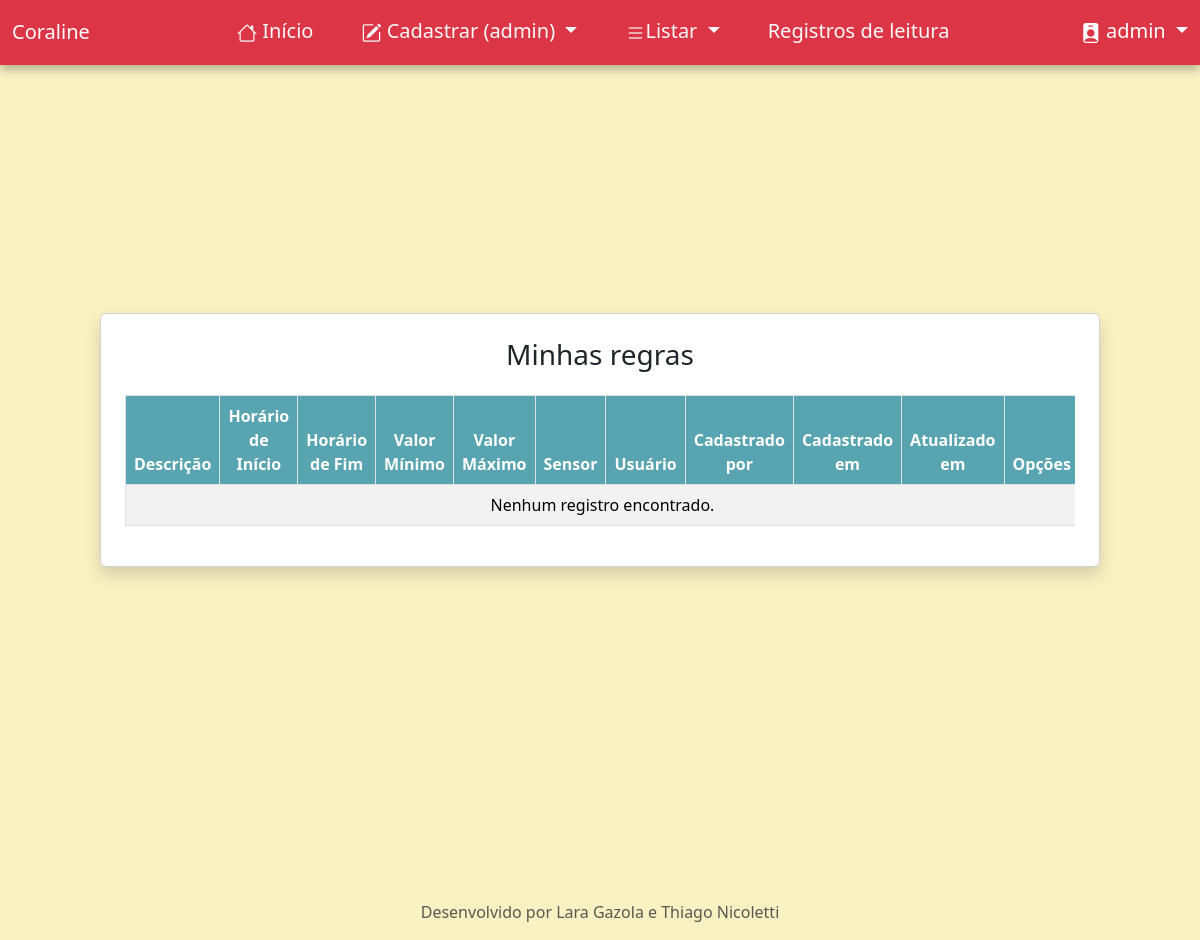
Before: /listar/regra/ (signed in) with the older database file.
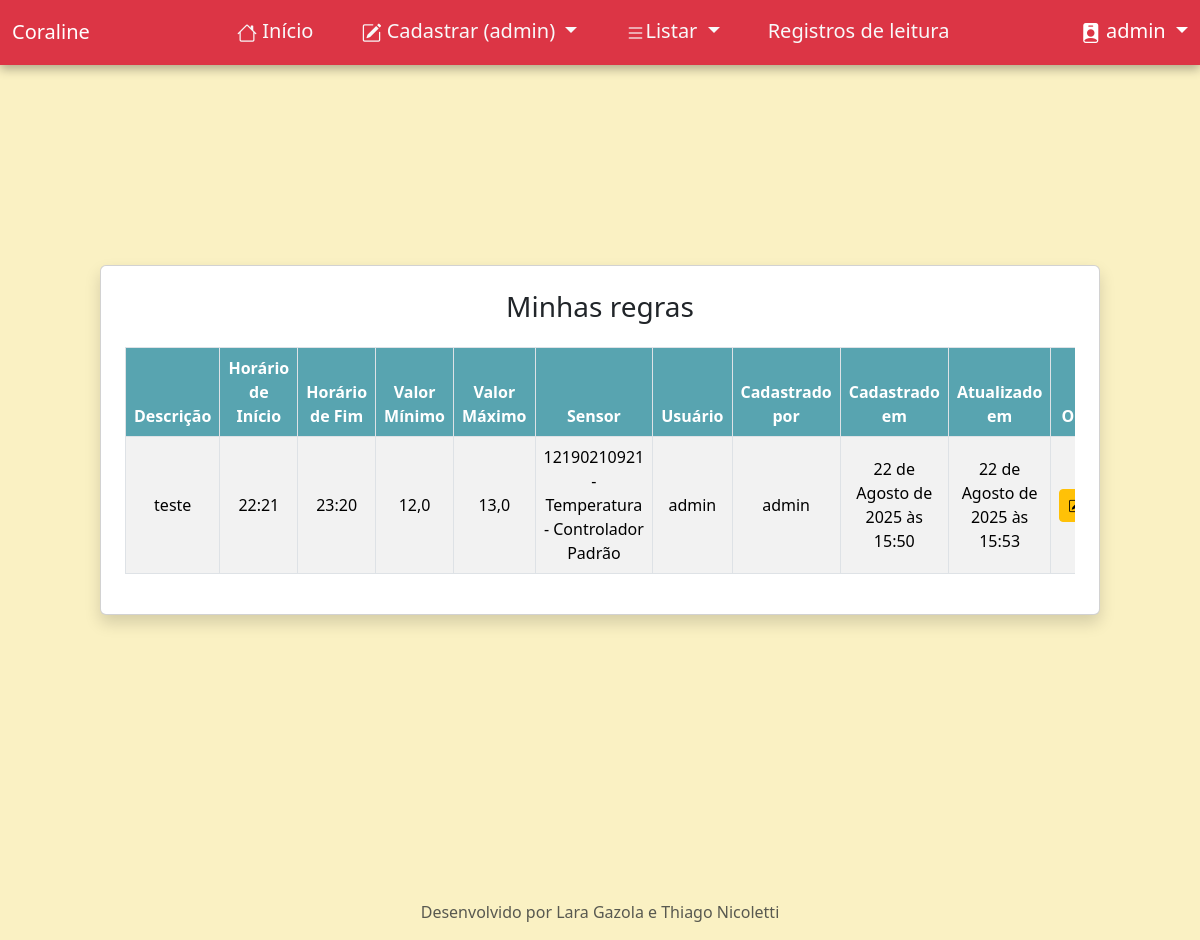
After: the same page with the newer database file.
### paginasweb/models.py (models this page shows, shortened)
class Regra(models.Model):
    descricao = models.CharField(max_length=255, verbose_name="Descrição")
    horario_inicio = models.TimeField(verbose_name="Horário de Início")
    horario_fim = models.TimeField(verbose_name="Horário de Fim")
    valor_minimo = models.FloatField(verbose_name="Valor Mínimo")
    valor_maximo = models.FloatField(verbose_name="Valor Máximo")
    sensor = models.ForeignKey(Sensor, on_delete=models.CASCADE, null=True)
    usuario = models.ForeignKey(User, on_delete=models.CASCADE)
    cadastrado_por = models.ForeignKey(User, on_delete=models.CASCADE, related_name='regras')
    cadastrado_em = models.DateTimeField(auto_now_add=True)
    atualizado_em = models.DateTimeField(auto_now=True)
    class Meta:
        ordering = ['descricao', 'sensor', 'cadastrado_em']

class Sensor(models.Model):
    numero_serial = models.CharField(max_length=255, verbose_name="Número Serial")
    descricao = models.CharField(max_length=255, verbose_name="Descrição")
    tipo_sensor = models.CharField(max_length=30, choices=TIPO_SENSOR, default="1")
    controlador = models.ForeignKey(Controlador, on_delete=models.CASCADE)
    cadastrado_por = models.ForeignKey(User, on_delete=models.CASCADE, related_name='sensores')
    cadastrado_em = models.DateTimeField(auto_now_add=True)
    atualizado_em = models.DateTimeField(auto_now=True)
    def __str__(self):
        return f"{self.numero_serial} - {self.descricao} - {self.controlador.nome}"
    class Meta:
        ordering = ['descricao', 'cadastrado_em']

class Controlador(models.Model):
    nome = models.CharField(max_length=255, verbose_name="Nome", default="Controlador Padrão")
    descricao = models.CharField(max_length=255, verbose_name="Descrição")
    usuario = models.ForeignKey(User, on_delete=models.PROTECT)
    cadastrado_por = models.ForeignKey(User, on_delete=models.CASCADE, related_name='controladores')
    cadastrado_em = models.DateTimeField(auto_now_add=True)
    atualizado_em = models.DateTimeField(auto_now=True)
    class Meta:
        ordering = ['nome', 'cadastrado_em']

### paginasweb/views.py (the view)
# urls.py: path("listar/regra/", RegraList.as_view(), name="listar-regra"),
class RegraList(GroupRequiredMixin, SuccessMessageMixin, LoginRequiredMixin, ListView):
    group_required = [u"Administrador", u"Usuário"]
    model = Regra
    template_name = 'paginasweb/regra.html'
    def get_queryset(self):
        queryset = Regra.objects.all()
        return queryset.filter(usuario=self.request.user)
    def get_context_data(self, **kwargs):
        context = super().get_context_data(**kwargs)
        if self.request.user.groups.filter(name='Administrador').exists():
            regras = Regra.objects.all()
            regras = regras.exclude(usuario=self.request.user)
            context['todas_regras'] = regras
        return context

### paginasweb/views.py (called while the page is built)
    def get_context_data(self, **kwargs):
        context = super().get_context_data(**kwargs)
        if self.request.user.groups.filter(name='Administrador').exists():
            context['sou_admin'] = True
        return context

### paginasweb/templates/paginasweb/regra.html (shortened to what this page needs)
{% extends "paginasweb/bootstrap.html" %}
{% load static %}
{% block conteudo %}
<div class="d-flex justify-content-center align-items-center flex-column min-vh-100 p-4" style="margin-top: -2rem; margin-bottom: 2rem;">
  <div class="card p-4 shadow mb-4" style="width: 100%; max-width: 1000px;">
    <h3 class="text-center mb-4">Minhas regras</h3>
    <div class="table-responsive">
      <table class="table table-striped table-hover table-bordered align-middle text-center">
        <thead>
          <tr>
            <th style="background-color: #58a4b0; color: white;">Descrição</th>
            <th style="background-color: #58a4b0; color: white;">Horário de Início</th>
            <th style="background-color: #58a4b0; color: white;">Horário de Fim</th>
            <th style="background-color: #58a4b0; color: white;">Valor Mínimo</th>
            <th style="background-color: #58a4b0; color: white;">Valor Máximo</th>
            <th style="background-color: #58a4b0; color: white;">Sensor</th>
            <th style="background-color: #58a4b0; color: white;">Usuário</th>
            <th style="background-color: #58a4b0; color: white;">Cadastrado por</th>
            <th style="background-color: #58a4b0; color: white;">Cadastrado em</th>
            <th style="background-color: #58a4b0; color: white;">Atualizado em</th>
            <th style="background-color: #58a4b0; color: white;">Opções</th>
          </tr>
        </thead>
        <tbody>
          {% for obj in object_list %}
          <tr>
            <td>{{ obj.descricao }}</td>
            <td>{{ obj.horario_inicio }}</td>
            <td>{{ obj.horario_fim }}</td>
            <td>{{ obj.valor_minimo }}</td>
            <td>{{ obj.valor_maximo }}</td>
            <td>{{ obj.sensor }}</td>
            <td>{{ obj.usuario }}</td>
            <td>{{ obj.cadastrado_por }}</td>
            <td>{{ obj.cadastrado_em }}</td>
            <td>{{ obj.atualizado_em }}</td>
            <td>
              <div class="btn-group">
                <a href="{% url "editar-regra" obj.pk %}" class="btn btn-sm btn-warning"><i class="bi bi-pencil-square"></i></a>
              </div>
            </td>
          </tr>
          {% empty %}
          <tr>
            <td colspan="11">Nenhum registro encontrado.</td>
          </tr>
          {% endfor %}
        </tbody>
      </table>
    </div>
  </div>
{% endblock %}

### paginasweb/templates/paginasweb/bootstrap.html (shortened to what this page needs)
{% load static %}
<!DOCTYPE html>
<html lang="pt-br" class="h-100" data-bs-theme="auto">
<head>
    <link href="https://cdn.jsdelivr.net/npm/bootstrap@5.3.7/dist/css/bootstrap.min.css" rel="stylesheet">
    <link href="{% static "css/bootstrap_meu.css" %}" rel="stylesheet">
    <link rel="stylesheet" href="https://cdn.jsdelivr.net/npm/bootstrap-icons@1.11.3/font/bootstrap-icons.css">
</head>
<body class="d-flex flex-column h-100 bg-amarelinho">
    <header>
        <nav class="navbar navbar-expand-md navbar-dark fixed-top bg-danger shadow-minha fs-5">
          <div class="container-fluid">
              <a class="navbar-brand" href="#">Coraline</a>
            <div class="collapse navbar-collapse justify-content-center" id="navbarCollapse">
              <ul class="navbar-nav mb-2 mb-md-0">
                <li class="nav-item mx-3"><a class="nav-link link-light"  href="{% url "index" %}"><i class="bi bi-house"></i> Início</a></li>
                {% if request.user.is_authenticated %}
                 {% if not sou_admin %}
                <li class="nav-item mx-3 dropdown">
                    <a class="nav-link link-light dropdown-toggle" href="#" id="listarDropdown" role="button" data-bs-toggle="dropdown" aria-expanded="false">
                        <i class="bi bi-pencil-square"></i> Cadastrar
                    </a>
                    <ul class="dropdown-menu rounded-4 fs-5">
                        <li><a class="dropdown-item" href="{% url "cadastrar-controlador" %}">Controlador</a></li>
                        <li><a class="dropdown-item" href="{% url "cadastrar-regra" %}">Regra</a></li>
                    </ul>
                </li>
                {% else %}
                <li class="nav-item mx-3 dropdown">
                    <a class="nav-link link-light dropdown-toggle" href="#" id="listarDropdown" role="button" data-bs-toggle="dropdown" aria-expanded="false">
                        <i class="bi bi-pencil-square"></i> Cadastrar (admin)
                    </a>
                </li>
                {% endif %}
                <li class="nav-item mx-3 dropdown">
                    <a class="nav-link link-light dropdown-toggle" href="#" id="listarDropdown" role="button" data-bs-toggle="dropdown" aria-expanded="false">
                        <i class="bi bi-list"></i>Listar
                    </a>
                </li>
                <li class="nav-item mx-3"><a class="nav-link link-light"  href="{% url "listar-leitura" %}">Registros de leitura</a></li>
              </ul>
            </div>
            <div class="dropdown">
              <a class="nav-link dropdown-toggle text-white" href="#" role="button" data-bs-toggle="dropdown"
                aria-expanded="false">
                <i class="bi bi-person-badge-fill"></i>
                {{request.user.username}}
              </a>
            </div>
          </div>
          {% else %}
                <li class="nav-item mx-3"><a class="nav-link link-light"  href="{% url "sobre" %}">Sobre nós</a></li>
          {% endif %}
        </nav>
      </header>
    <main class="flex-shrink-0">
        <div class="container">
            <br>
            {% block conteudo %}{% endblock conteudo %}
        </div>
    </main>
    <footer class="footer mt-auto py-3 bg-body-amarelinho text-center">
        <div class="container"> <span class="text-body-secondary">Desenvolvido por Lara Gazola e Thiago Nicoletti</span> </div>
    </footer>
</body>
</html>

Changed rows visible on the page:
added Regra: descricao "teste", horario_inicio "22:21", horario_fim "23:20", valor_minimo "12,0", valor_maximo "13,0", sensor "12190210921 - Temperatura - Controlador Padrão", usuario "admin", cadastrado_por "admin", cadastrado_em "22 de Agosto de 2025 às 15:50", atualizado_em "22 de Agosto de 2025 às 15:53"
Other visible differences:
text no longer shown: "Nenhum registro encontrado."
